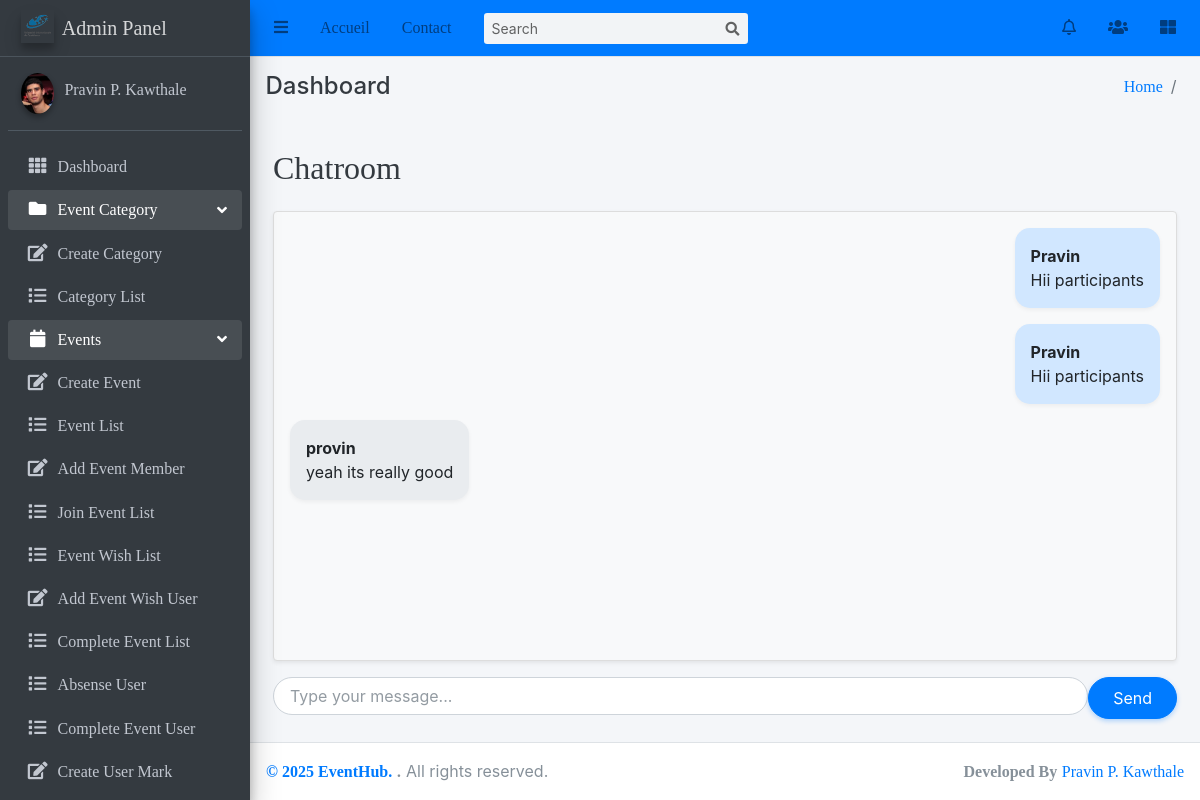
The page /Events/chatroom/20/ (signed in) on the database as committed earlier.
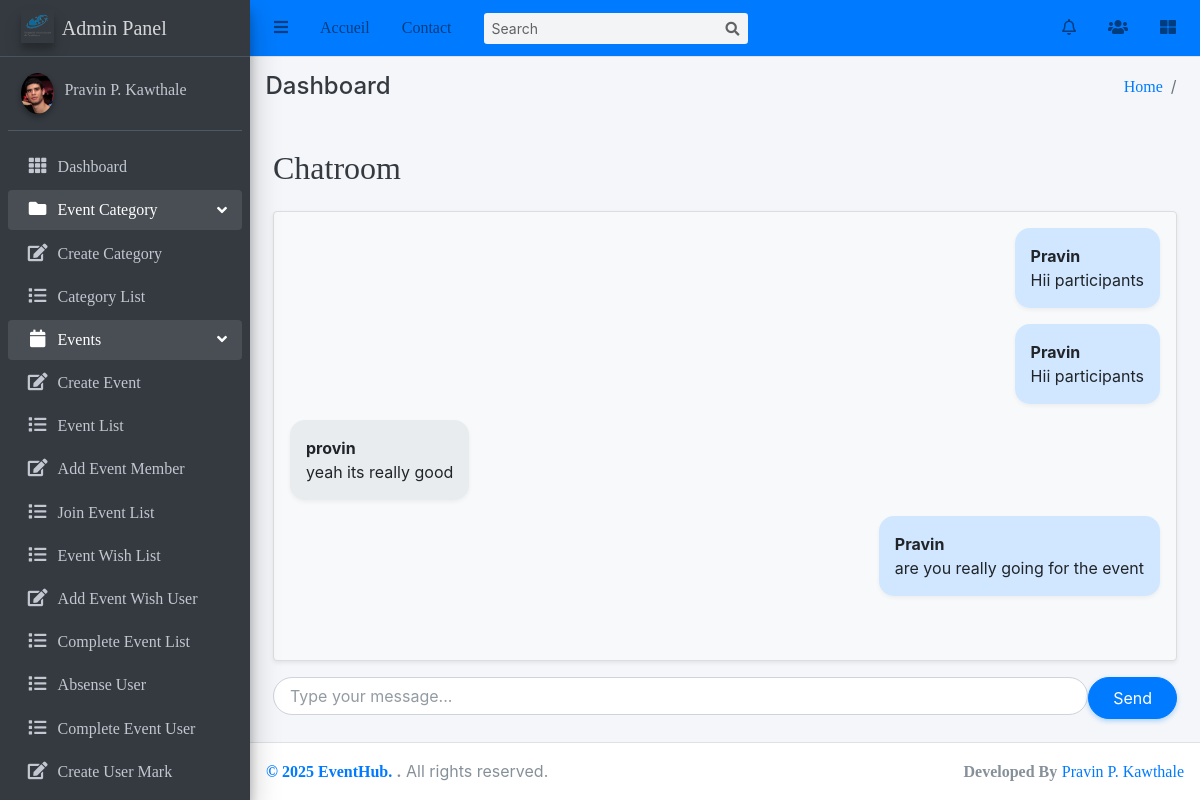
The same page on the database as committed later.
### Event/models.py (models this page shows, shortened)
class Message(models.Model):
    chatroom=models.ForeignKey(ChatRoom,on_delete=models.CASCADE,related_name="messages")
    user=models.ForeignKey(User,on_delete=models.CASCADE)
    content=models.TextField()
    timestamp=models.DateTimeField(auto_now=True)

### Event/views.py (the view, shortened to what this page needs)
# urls.py: path('chatroom/<int:pk>/',views.ChatRoomView.as_view(),name='chat_room'),
class ChatRoomView(LoginRequiredMixin, View):
    def get(self, request, pk):
        event = get_object_or_404(Event, pk=pk)
        chatroom, created = ChatRoom.objects.get_or_create(event=event)
        can_access = request.user.is_superuser or request.user == event.organizer or request.user in event.participants.all()
        messages = chatroom.messages.all() if can_access else None
        return render(request, 'Event/chatroom.html', {
            'chatroom': chatroom,
            'messages': messages,
            'event': event,
            'can_access': can_access
        })

### user/context_processors.py (called while the page is built)
def notifications(request):
    if request.user.is_authenticated:
        navbar_notifications = Notification.objects.filter(
            receiver=request.user
        ).order_by('-timestamp')[:5]  # latest 5 notifications
        navbar_unread_count = Notification.objects.filter(
            receiver=request.user,
            is_read=False
        ).count()
    else:
        navbar_notifications = []
        navbar_unread_count = 0
    return {
        'navbar_notifications': navbar_notifications,
        'navbar_unread_count': navbar_unread_count
    }

### templates/Event/chatroom.html (shortened to what this page needs)
{% extends 'base/base.html' %}
{% load static %}
{% block content %}
<div class="container mt-4">
    <h2 class="mb-4 text-dark">{{ event.name }} Chatroom</h2>
    {% if can_access %}
        <div id="chat-messages" class="p-3 rounded shadow-sm"
             style="height: 450px; overflow-y: auto; background-color: #f8f9fa; border: 1px solid #ddd;">
            {% for msg in messages %}
                <div class="d-flex mb-3 {% if msg.user == request.user %}justify-content-end{% else %}justify-content-start{% endif %}">
                    <div class="p-3"
                         style="
                            max-width: 70%;
                            border-radius: 15px;
                            background-color: {% if msg.user == request.user %}#d1e7ff{% else %}#e9ecef{% endif %};
                            color: #212529;
                            box-shadow: 0 2px 4px rgba(0,0,0,0.05);
                         ">
                        <strong>{{ msg.user.username }}</strong><br>
                        {{ msg.content }}
                        <br>
                    </div>
                </div>
            {% empty %}
                <p class="text-muted text-center">No messages yet. Start the conversation!</p>
            {% endfor %}
        </div>
        <form method="POST" class="d-flex mt-3">
            <input type="text" name="content" placeholder="Type your message..."
                   class="form-control me-2"
                   style="border-radius: 25px; padding: 0.5rem 1rem; border: 1px solid #ced4da;" required>
            <button type="submit" class="btn btn-primary"
                    style="border-radius: 25px; padding: 0.5rem 1.5rem; box-shadow: 0 2px 5px rgba(0,123,255,0.3);">
                Send
            </button>
        </form>
{% endif %}
</div>
{% endblock %}

Rows that differ between the two databases and show on the page:
added Message: user.username "Pravin", content "are you really going for the event"
